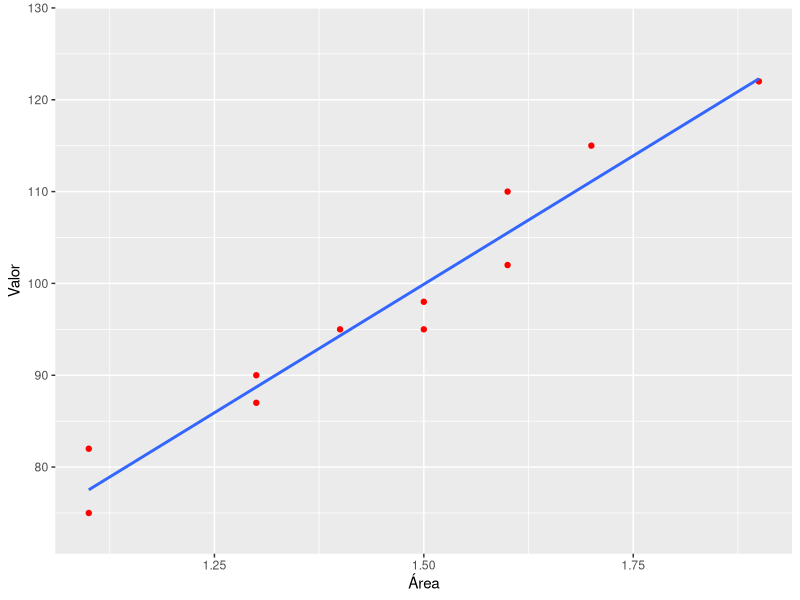
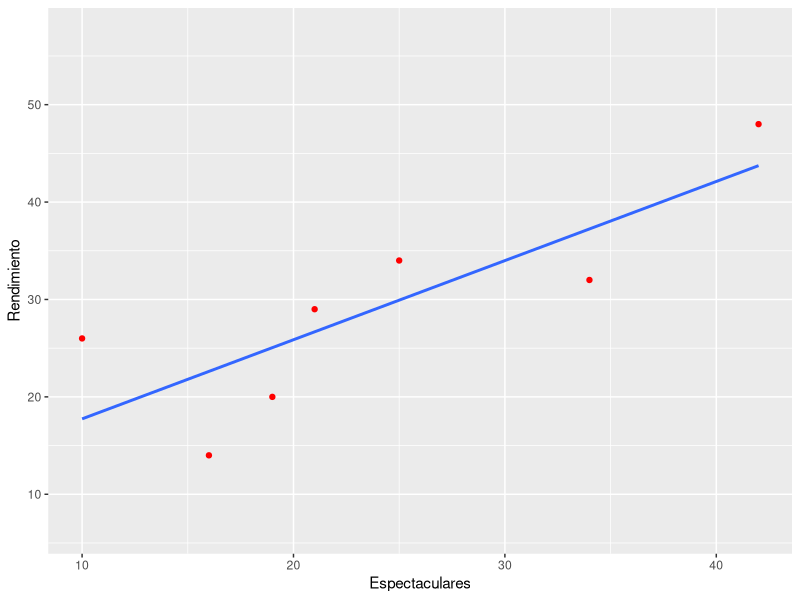
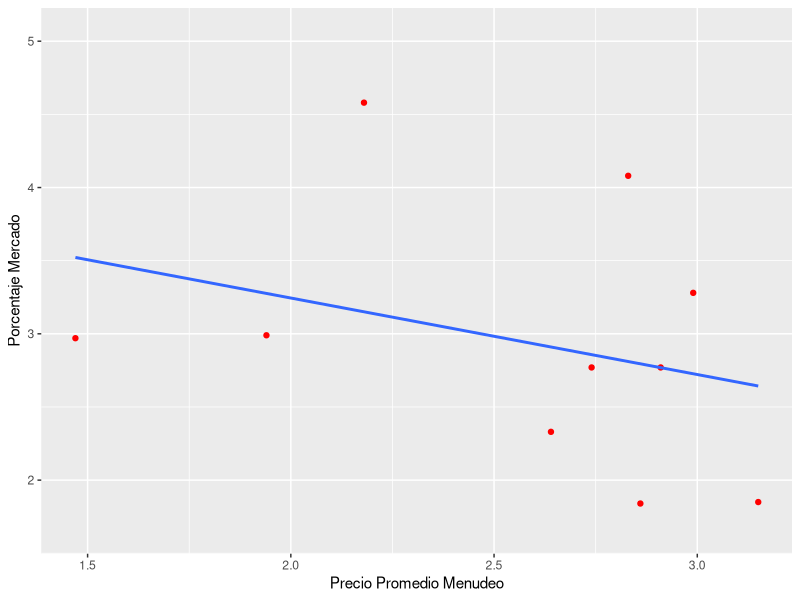
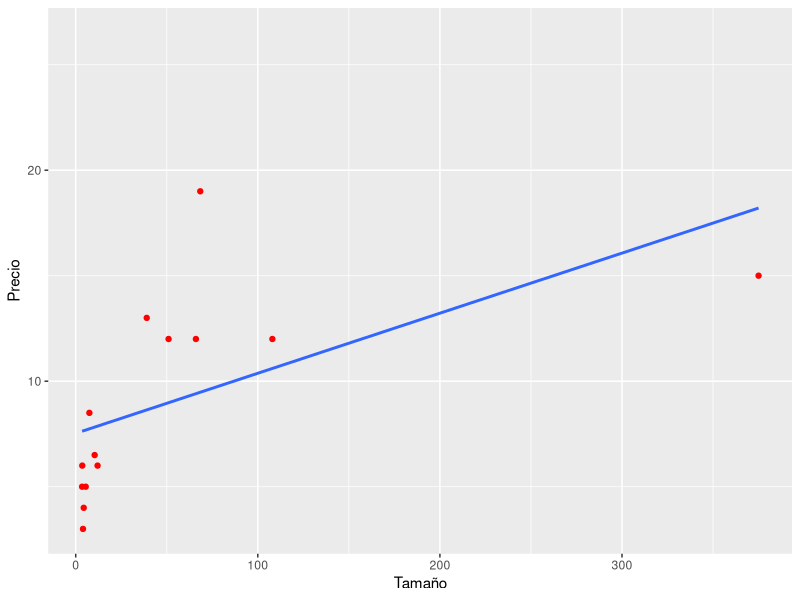

These figures' R source, in order:
## ---- chunk 1
knitr::opts_chunk$set(echo = TRUE)
## ---- chunk 2
library(ggplot2)
area<-c(1.1,1.5,1.6,1.6,1.4,1.3,1.1,1.7,1.9,1.5,1.3)
valor<-c(75,95,110,102,95,87,82,115,122,98,90)

#unamos éstos dos vectores.
data<-cbind(area,valor)

#convertimos en data frame.
data<-as.data.frame(data)

#Regresión por mínimos cuadrados.
lmodel<-lm(data$valor~data$area,data)
lmodel

#Gráfica de la recta de mínimos cuadrados.

ggplot(data,aes(x=data$area,y=data$valor))+geom_point(colour="red")+
  geom_smooth(method = "lm",fill=NA)+xlab("Área")+ylab("Valor")

## ---- chunk 3
sumx<-sum(area^2) 
mediax<-(mean(area))^2
n<-11
b<-55.96
B<-50

s_e<-3.448 #dado por el modelo

s_b<-s_e/sqrt((sumx-n*mediax)) #error estándar del coeficiente de
#regresión
s_b

#estadístico de prueba

t<-(b-B)/s_b
t

## ---- chunk 4
pvalor<-pt(q=t,df=n-1)
pvalor<-2*pvalor
pvalor
## ---- chunk 5
library(ggplot2)
costo<-c(10,7,5,6,7,6)
materia<-c(25,20,16,17,19,18)

#unamos éstos dos vectores.
data1<-cbind(costo,materia)

#convertimos en data frame.
data1<-as.data.frame(data1)

#Regresión por mínimos cuadrados.
model<-lm(data1$costo~data1$materia,data1)
model
## ---- chunk 6
sumx<-sum(materia^2) 
mediax<-(mean(materia))^2
n<-6
b<-0.53
B<-0.5

s_e<-0.28805 #dado por el modelo con summary(model)

s_b<-s_e/sqrt((sumx-n*mediax)) #error estándar del coeficiente de
#regresión
s_b

#estadístico de prueba

t<-(b-B)/s_b
t

## ---- chunk 7
pvalor<-pt(q=t,df=n-1)
pvalor
## ---- chunk 8
library(ggplot2)
espec<-c(25,16,42,34,10,21,19)
rend<-c(34,14,48,32,26,29,20)

#unamos éstos dos vectores.
data<-cbind(espec,rend)

#convertimos en data frame.
data<-as.data.frame(data)

#Regresión por mínimos cuadrados.
model<-lm(data$rend~data$espec,data)
model

#Gráfica de la recta de mínimos cuadrados.

ggplot(data,aes(x=data$espec,y=data$rend))+geom_point(colour="red")+
  geom_smooth(method = "lm",fill=NA)+xlab("Espectaculares")+ylab("Rendimiento")

## ---- chunk 9
#El valor del error estándar es el valor del error estándar de los residuales.
summary(model)

#Calculemos s_e

s_e<-sqrt((sum(rend^2)-9.6184*sum(rend)-0.8124*sum(espec*rend))/5)
s_e
## ---- chunk 10
sumx<-sum(espec^2) 
mediax<-(mean(espec))^2
n<-7

s_e<-sqrt((sum(rend^2)-9.6184*sum(rend)-0.8124*sum(espec*rend))/5)
s_e#dado por el modelo con summary(model)

s_b<-s_e/sqrt((sumx-n*mediax)) #error estándar del coeficiente de
#regresión
s_b

#valor crítico de t
alpha<-0.05


talpha<-qt(p=1-alpha,df=n-2)
talpha

## ---- chunk 11
library(ggplot2)
menudeo<-c(2.18,2.83,2.99,1.94,1.47,2.74,2.91,2.64,3.15,2.86)
mercado<-c(4.58,4.08,3.28,2.99,2.97,2.77,2.77,2.33,1.85,1.84)

#unamos éstos dos vectores.
data<-cbind(menudeo,mercado)

#convertimos en data frame.
data<-as.data.frame(data)

#Regresión por mínimos cuadrados.
lmodel<-lm(data$mercado~data$menudeo,data)
lmodel

#Gráfica de la recta de mínimos cuadrados.

ggplot(data,aes(x=data$menudeo,y=data$mercado))+geom_point(colour="red")+
  geom_smooth(method = "lm",fill=NA)+xlab("Precio Promedio Menudeo")+
  ylab("Porcentaje Mercado")

## ---- chunk 12
library(ggplot2)
precio<-c(12,4,5,6,13,19,8.5,5,15,6,12,12,6.5,3)
tamaño<-c(108,4.4,3.5,3.6,39,68.4,7.5,5.5,375,12,51,66,10.4,4)

#unamos éstos dos vectores.
data<-cbind(precio,tamaño)

#convertimos en data frame.
data<-as.data.frame(data)

#Regresión por mínimos cuadrados.
lmodel<-lm(data$precio~data$tamaño,data)
lmodel

#Gráfica de la recta de mínimos cuadrados.

ggplot(data,aes(x=data$tamaño,y=data$precio))+geom_point(colour="red")+
  geom_smooth(method = "lm",fill=NA)+xlab("Tamaño")+ylab("Precio")

## ---- chunk 13
summary(lmodel)

# El coeficiente de determinación es el r^2 ajustado.
## ---- chunk 14
library("readxl")
data<-read_excel("Libro1.xlsx")


#Regresión múltiple.
lmodel<-lm(data$YNR~data$LMR+data$GFR+data$XTP+data$VCOV,data)
lmodel

## ---- chunk 15
#El valor del error estándar es el valor del error estándar de los residuales. 
summary(lmodel)
## ---- chunk 16
summary(lmodel)

# El coeficiente de determinación es el R^2 ajustado.
## ---- chunk 17
#valor crítico de t
n<-27
k<-4
alpha<-0.05


talpha<-qt(p=1-alpha,df=n-k-1)
talpha

## ---- chunk 18

b2<-0.785
s_b2<-0.1641 #Dado en la hipótesis del problema X_2i=0.1641

#estadístico de prueba

t<-b2/s_b2
t

## ---- chunk 19
#valor crítico de t
n<-35
k<-3
alpha<-0.05


talpha<-qt(p=1-alpha,df=n-k-1)
talpha
## ---- chunk 20

b2<-0.8298
s_b2<-0.2503 #Dado en la hipótesis del problema X_2i=0.2503

#estadístico de prueba

t<-b2/s_b2
t

## ---- chunk 21
#valor crítico de t
n<-35
k<-3
alpha<-0.05


talpha<-qt(p=1-alpha,df=n-k-1)
talpha
## ---- chunk 22

b4<-0.12
s_b4<-0.16 #Dado en la hipótesis del problema X_4i=0.16

#estadístico de prueba

t<-b4/s_b4
t

## ---- chunk 23
#valor crítico de t
n<-91
k<-3
alpha<-0.05


talpha<-qt(p=1-alpha,df=n-k-1)
talpha
